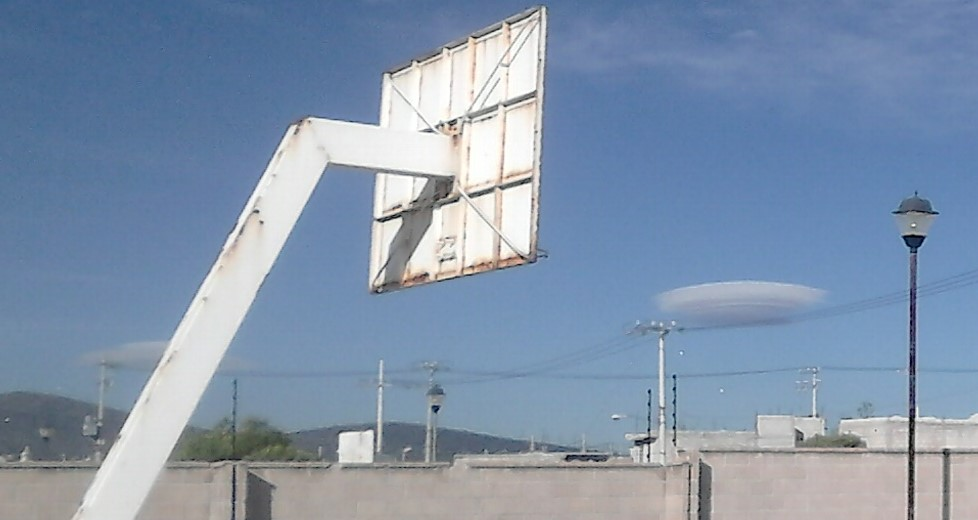
#> input picture Proyecto/Imagenes/ovnis.jpg, 978 x 520 px, found by its file name
$ python sobel.py   (older library calls are emulated)
#> lines starting #> are read from the running program, lines starting #| are printed output that depends on the picture; after the words box and inside, x2 and y2 are one past the last pixel; in counts of white or black regions, pixels touching at a corner belong together
# -*- coding: utf-8 -*-
"""
Created on Tue May 18 15:14:05 2021

UNIVERSIDAD AUTÓNOMA DEL ESTADO DE MÉXICO
CU UAEM ZUMPANGO
UA: Tratamiento de imagenes
TEMA: Operaciones en las imagenes
Alumnos:   Antonio Alberto de la Luz Perez Rodriguez
Profesora: Mtra. Edith Cristina Herrena Luna
"""

import numpy as np
import cv2

image = cv2.imread("C:/Users/MI PC/Documents/Tratamiento de imagenes/Proyecto/Imagenes/ovnis.jpg")
#> image is the input picture: shape (520, 978, 3); mean B, G, R 172.3, 148.1, 129.1
image = cv2.cvtColor(image,cv2.COLOR_BGR2GRAY)#Convertir imagen a imagen en escala de grises
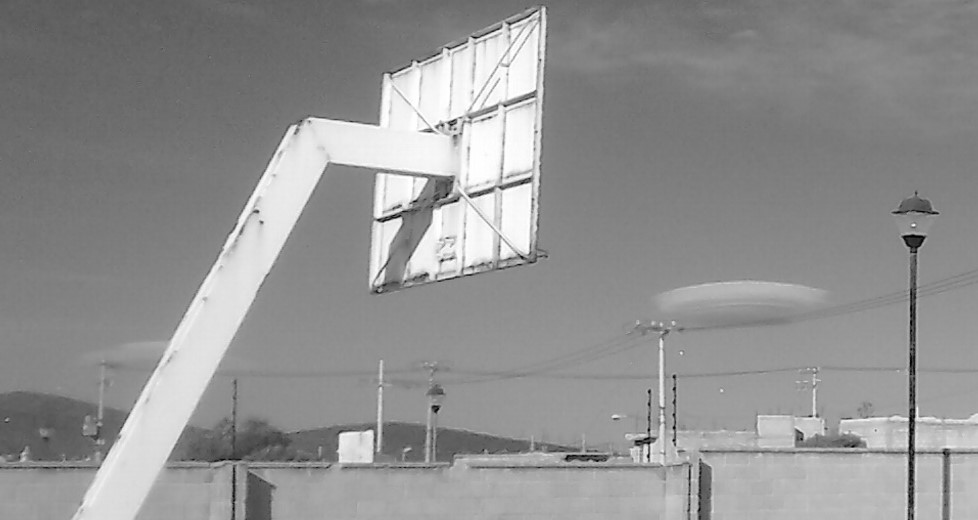
#> image: shape (520, 978); min 1, max 255, mean 145.1
cv2.imshow("Original",image)
cv2.waitKey()

sobelX = cv2.Sobel(image,cv2.CV_64F,1,0)#x gradiente de dirección
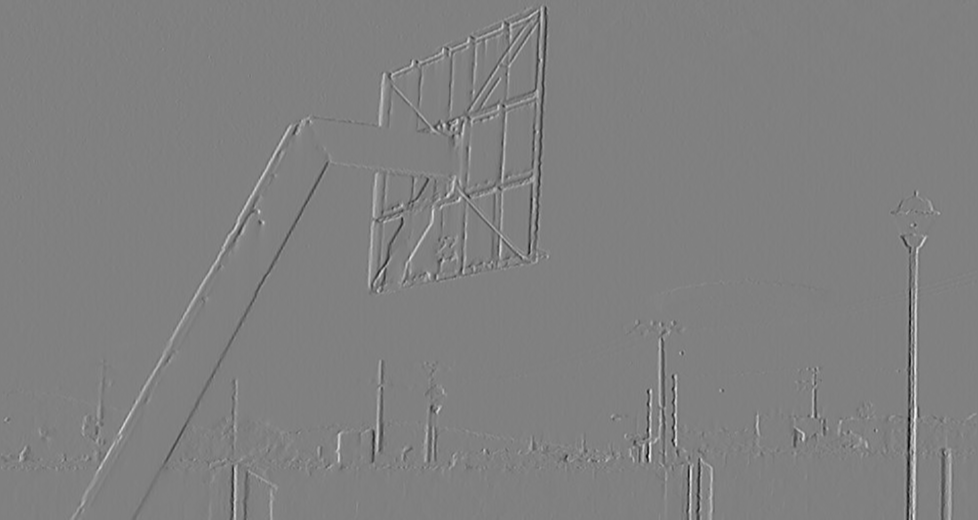
#> sobelX: shape (520, 978) float64; min -760, max 747, mean 0.3; drawn with min black and max white
sobelY = cv2.Sobel(image,cv2.CV_64F,0,1)#y gradiente de dirección
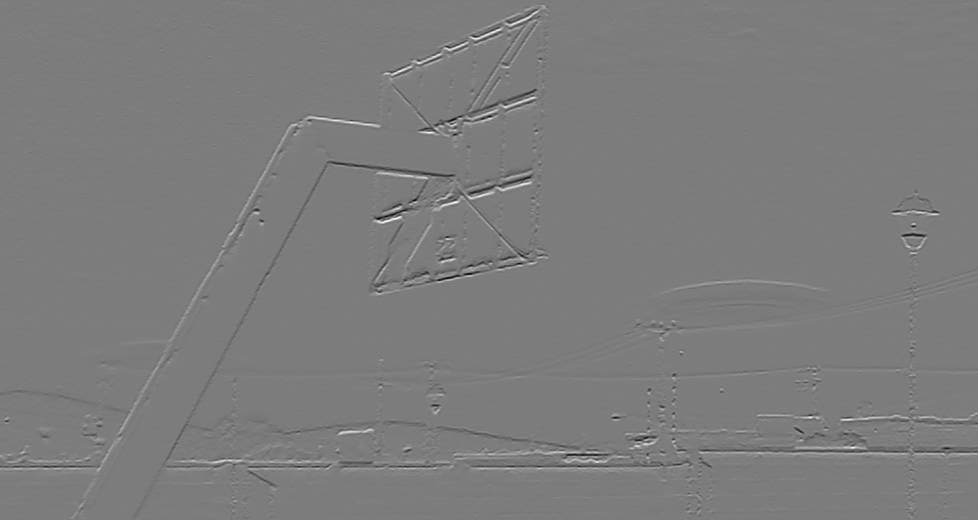
#> sobelY: shape (520, 978) float64; min -779, max 814, mean 0.9; drawn with min black and max white

sobelX = np.uint8(np.absolute(sobelX))#x gradiente de dirección valor absoluto
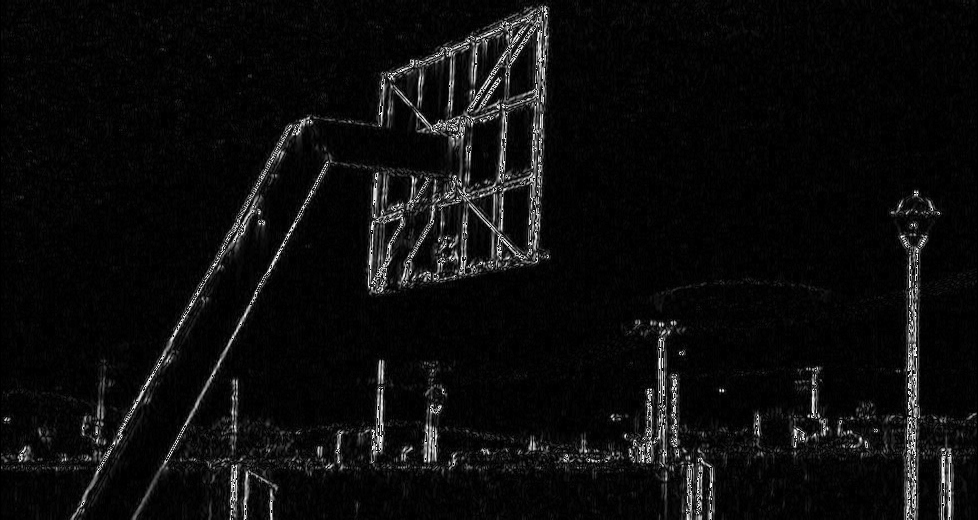
#> sobelX: shape (520, 978); min 0, max 255, mean 12.8
sobelY = np.uint8(np.absolute(sobelY))#y valor absoluto del gradiente de dirección
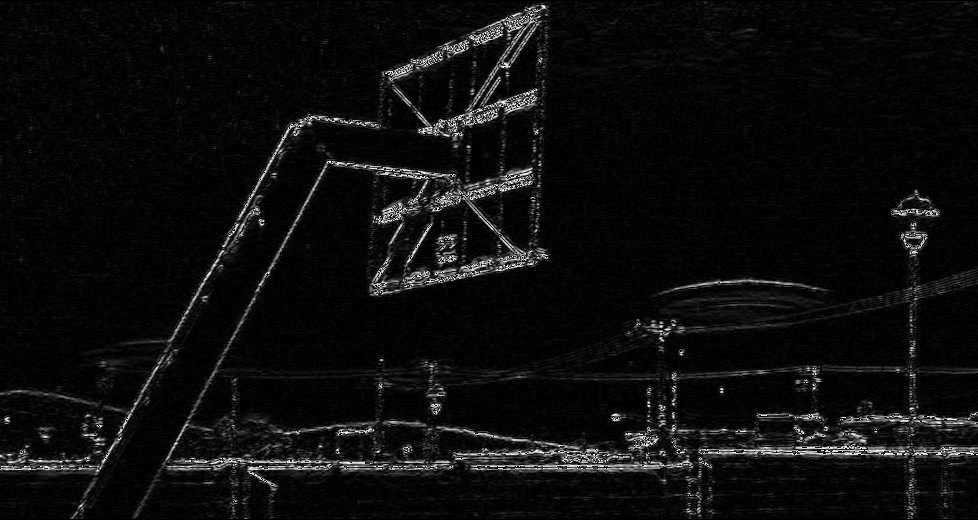
#> sobelY: shape (520, 978); min 0, max 255, mean 13.3

sobelCombined = cv2.bitwise_or(sobelX,sobelY)
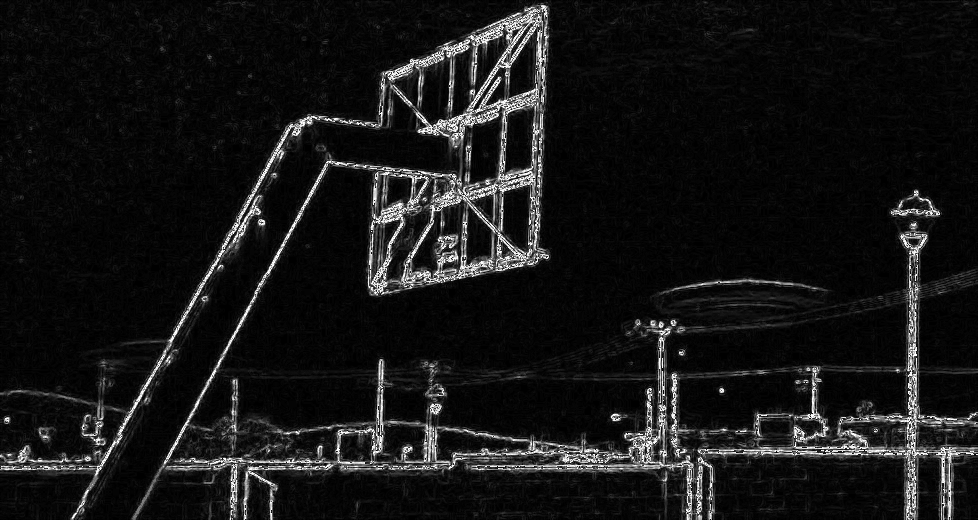
#> sobelCombined: shape (520, 978); min 0, max 255, mean 21.9

cv2.imshow("Sobel X", sobelX)
cv2.waitKey()
cv2.imshow("Sobel Y", sobelY)
cv2.waitKey()
cv2.imshow("Sobel Combinado", sobelCombined)
cv2.waitKey()


image1 = cv2.imread("C:/Users/MI PC/Documents/Tratamiento de imagenes/Proyecto/Imagenes/ovnis.jpg")# Leer en imagen
image1 = cv2.cvtColor(image1,cv2.COLOR_BGR2GRAY)#Convertir imagen a imagen en escala de grises
cv2.imshow("Image",image1)#Mostrar imagen
cv2.waitKey()

canny = cv2.Canny(image1,30,150)
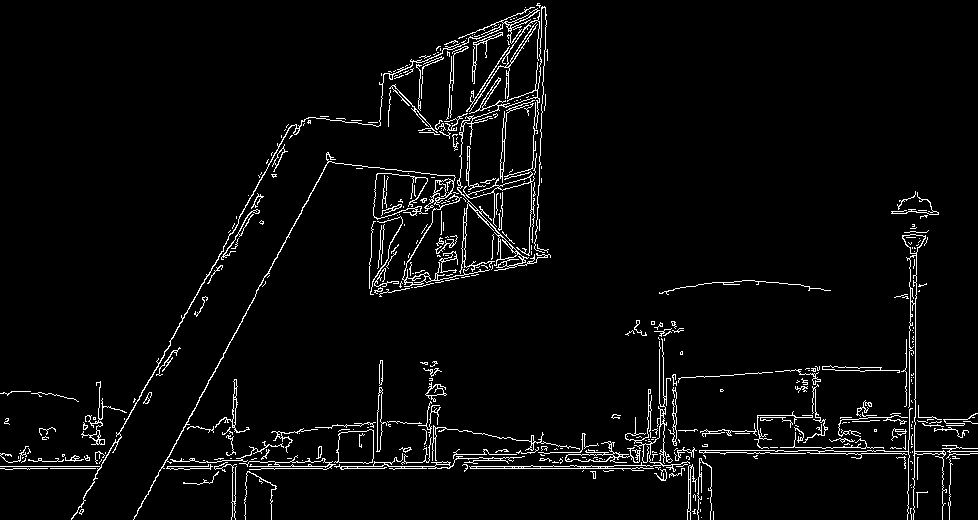
#> canny: shape (520, 978); 3.9% white in thin lines or dots
cv2.imshow("Canny",canny)
cv2.waitKey()

$ run again, with Proyecto/Imagenes/DSC_0402.jpg copied over Proyecto/Imagenes/ovnis.jpg
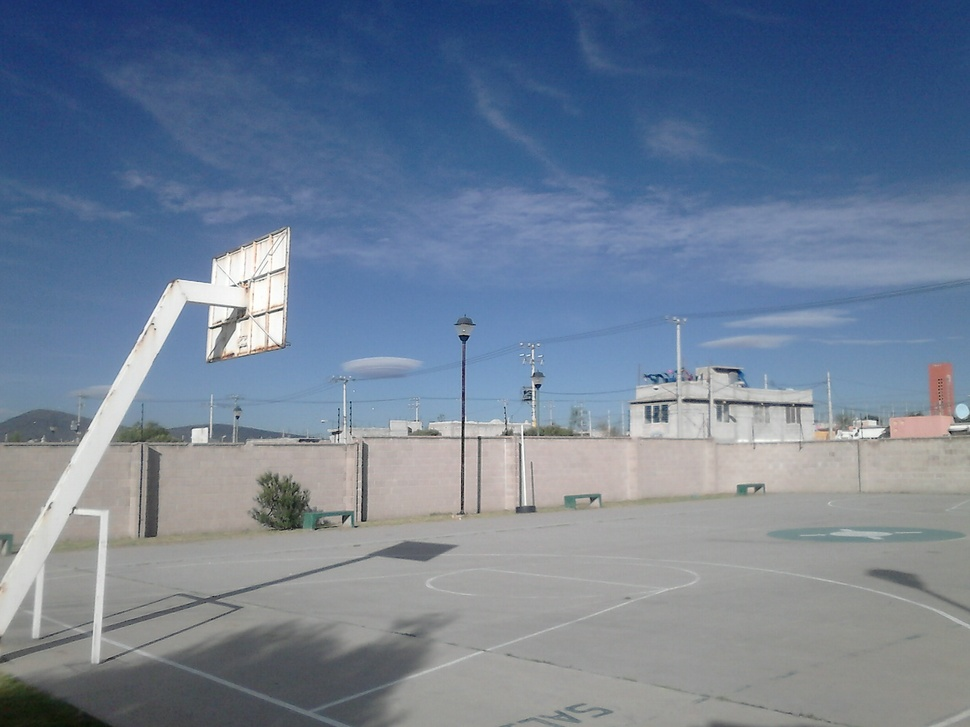
#> input picture Proyecto/Imagenes/DSC_0402.jpg, 970 x 727 px, shrunk from 2048 x 1536 before the run, found by its file name
#> image is the input picture: shape (727, 970, 3); mean B, G, R 149, 128.2, 112.4
#> image: shape (727, 970)
#> `sobelX = cv2.Sobel(image,cv2.CV_64F,1,0)#x gradiente de dirección`:
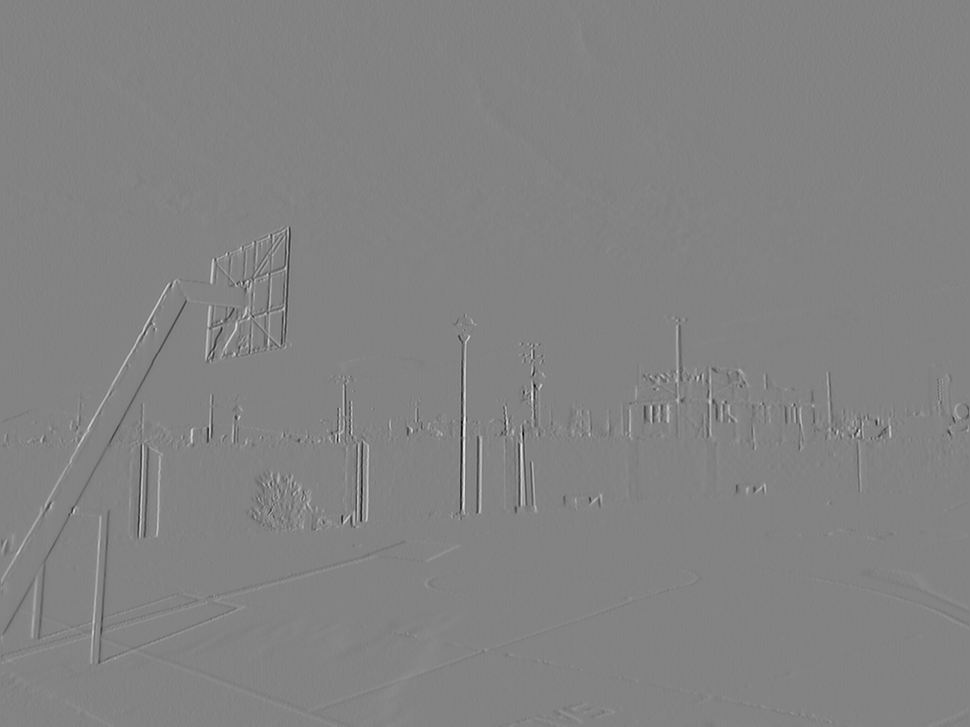
#> sobelX: shape (727, 970) float64; min -857, max 808, mean 0.1; drawn with min black and max white
#> `canny = cv2.Canny(image1,30,150)`:
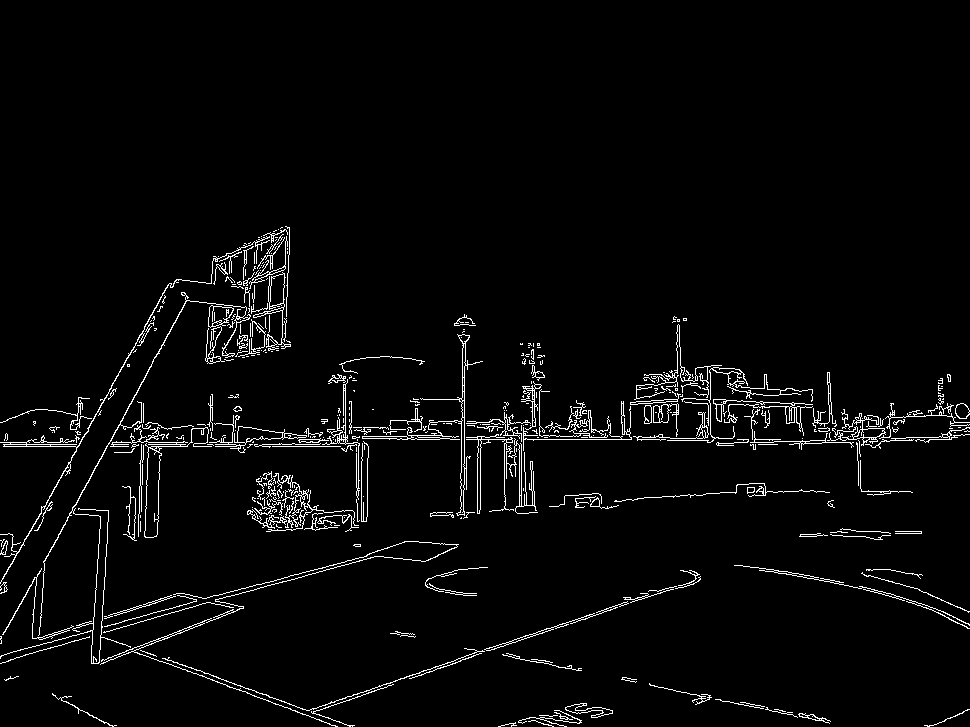
#> canny: shape (727, 970); 3.2% white in thin lines or dots, all inside (x1, y1, x2, y2) = (0, 226, 970, 727)
